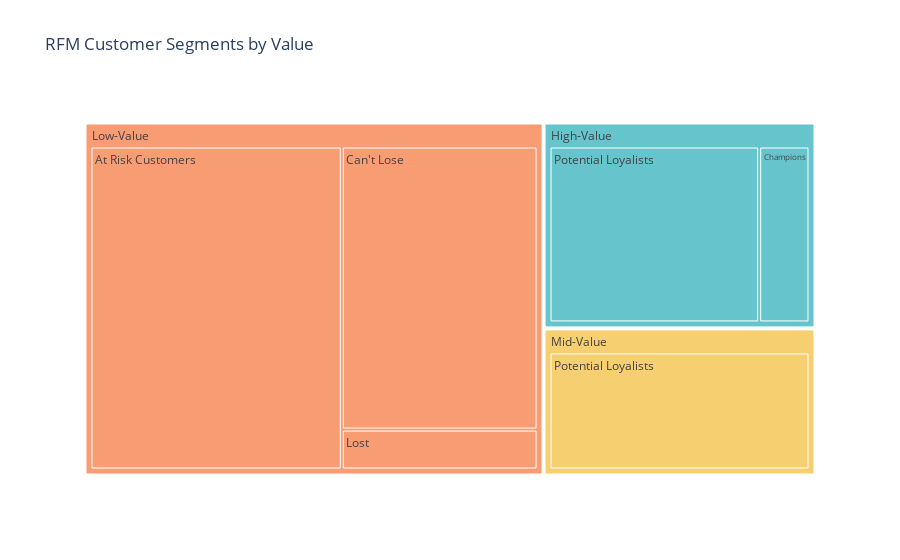

Notebook source saved alongside this figure:
### Markdown cell above
Now let’s analyze the distribution of customers across different RFM customer segments within each value segment:

### Code cell
segment_product_counts = data.groupby(['Value Segment', 'RFM Customer Segments']).size().reset_index(name='Count')

segment_product_counts = segment_product_counts.sort_values('Count', ascending=False)

fig_treemap_segment_product = px.treemap(segment_product_counts, 
                                         path=['Value Segment', 'RFM Customer Segments'], 
                                         values='Count',
                                         color='Value Segment', color_discrete_sequence=px.colors.qualitative.Pastel,
                                         title='RFM Customer Segments by Value')
fig_treemap_segment_product.show()

### Figure 1 — Plotly figure (JSON) as saved in the notebook; plotly's stock layout.template omitted (floating-point values rounded to 4 significant figures)
{"data": [{"branchvalues": "total", "customdata": [["High-Value"], ["Mid-Value"], ["Low-Value"], ["Mid-Value"], ["High-Value"], ["Low-Value"], ["Mid-Value"], ["High-Value"], ["Low-Value"], ["Mid-Value"], ["Low-Value"], ["High-Value"], ["Low-Value"], ["Mid-Value"], ["High-Value"], ["Low-Value"], ["Mid-Value"], ["High-Value"]], "domain": {"x": [0, 1], "y": [0, 1]}, "hovertemplate": "labels=%{label}<br>Count=%{value}<br>parent=%{parent}<br>id=%{id}<br>Value Segment=%{customdata[0]}<extra></extra>", "ids": ["High-Value/At Risk Customers", "Mid-Value/Can't Lose", "Low-Value/Potential Loyalists", "Mid-Value/Potential Loyalists", "High-Value/Potential Loyalists", "Low-Value/At Risk Customers", "Mid-Value/At Risk Customers", "High-Value/Can't Lose", "Low-Value/Champions", "Mid-Value/Champions", "Low-Value/Can't Lose", "High-Value/Champions", "Low-Value/Lost", "Mid-Value/Lost", "High-Value/Lost", "Low-Value", "Mid-Value", "High-Value"], "labels": ["At Risk Customers", "Can't Lose", "Potential Loyalists", "Potential Loyalists", "Potential Loyalists", "At Risk Customers", "At Risk Customers", "Can't Lose", "Champions", "Champions", "Can't Lose", "Champions", "Lost", "Lost", "Lost", "Low-Value", "Mid-Value", "High-Value"], "marker": {"colors": ["rgb(102, 197, 204)", "rgb(246, 207, 113)", "rgb(248, 156, 116)", "rgb(246, 207, 113)", "rgb(102, 197, 204)", "rgb(248, 156, 116)", "rgb(246, 207, 113)", "rgb(102, 197, 204)", "rgb(248, 156, 116)", "rgb(246, 207, 113)", "rgb(248, 156, 116)", "rgb(102, 197, 204)", "rgb(248, 156, 116)", "rgb(246, 207, 113)", "rgb(102, 197, 204)", "rgb(248, 156, 116)", "rgb(246, 207, 113)", "rgb(102, 197, 204)"]}, "name": "", "parents": ["High-Value", "Mid-Value", "Low-Value", "Mid-Value", "High-Value", "Low-Value", "Mid-Value", "High-Value", "Low-Value", "Mid-Value", "Low-Value", "High-Value", "Low-Value", "Mid-Value", "High-Value", "", "", ""], "type": "treemap", "values": [0, 0, 0, 155, 175, 353, 0, 0, 0, 0, 241, 42, 34, 0, 0, 628, 155, 217]}], "layout": {"legend": {"tracegroupgap": 0}, "title": {"text": "RFM Customer Segments by Value"}, "treemapcolorway": ["rgb(102, 197, 204)", "rgb(246, 207, 113)", "rgb(248, 156, 116)", "rgb(220, 176, 242)", "rgb(135, 197, 95)", "rgb(158, 185, 243)", "rgb(254, 136, 177)", "rgb(201, 219, 116)", "rgb(139, 224, 164)", "rgb(180, 151, 231)", "rgb(179, 179, 179)"]}}
